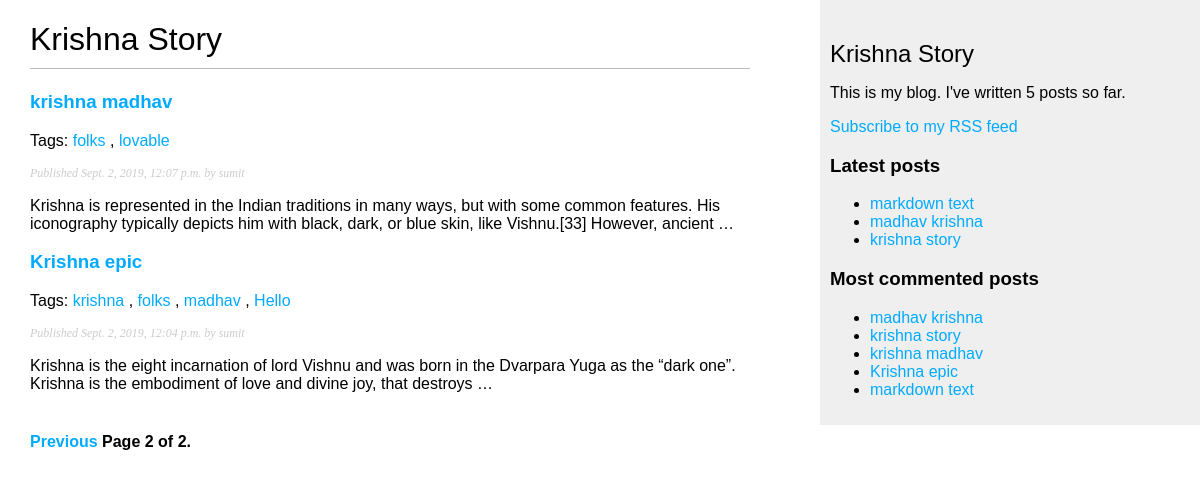
Screenshot of /blog/?page=2 with the database file from the repository.
### blog/models.py (models this page shows, shortened)
class Post(models.Model):
    STATUS_CHOICES = (
        ('draft', 'Draft'),
        ('published', 'Published'),
    )
    title = models.CharField(max_length=250)
    slug = models.SlugField(max_length=250,
                            unique_for_date='publish')
    author = models.ForeignKey(User,
                               on_delete=models.CASCADE,
                               related_name='blog_posts')
    body = models.TextField()
    publish = models.DateTimeField(default=timezone.now)
    created = models.DateTimeField(auto_now_add=True)
    updated = models.DateTimeField(auto_now=True)
    status = models.CharField(max_length=10,
                              choices=STATUS_CHOICES,
                              default='draft')
    objects = models.Manager() # The default manager.
    published = PublishedManager() # Our custom manager.
    tags = TaggableManager()
    class Meta:
        ordering=('-publish',)
    '''The convention in Django is to add a get_absolute_url() method to the model that returns the canonical URL of
	the	object.	For	this method,we will use the reverse() method that allows you to	build URLs by their	name and
	passing	optional parameters'''
    def get_absolute_url(self):
        return reverse('blog:post_detail',
                       args=[self.publish.year,
                             self.publish.month,
                             self.publish.day,
                             self.slug])

### blog/views.py (the view)
# urls.py: path('', views.post_list, name='post_list'),
def post_list(request,tag_slug=None):
    object_list= Post.published.all()
    tag=None
    if tag_slug:
        tag=get_object_or_404(Tag,slug=tag_slug)
        object_list=object_list.filter(tags__in=[tag])
    '''We instantiate the Paginator class with the number of objects
	we want to display on each page'''
    paginator = Paginator(object_list, 3) # 3 posts in each page
    """We get the page	GET	parameter that indicates the current
	page number."""
    page = request.GET.get('page')
    try:
        posts = paginator.page(page)
    except PageNotAnInteger:
        posts = paginator.page(1)
    except EmptyPage:
        posts = paginator.page(paginator.num_pages)
    return render(request,
                  'blog/post/list.html',
                  {'page': page,
                   'posts': posts,
                   'tag': tag})

### blog/models.py (called while the page is built)
    def get_queryset(self):
        return super(PublishedManager, self).get_queryset().filter(status='published')

### blog/templatetags/blog_tags.py (called while the page is built)
@register.simple_tag
def total_posts():
    return Post.published.count()

@register.inclusion_tag('blog/post/latest_posts.html')
def show_latest_posts(count=5):
    latest_posts = Post.published.order_by('-publish')[:count]
    return {'latest_posts': latest_posts}

@register.simple_tag
def get_most_commented_posts(count=5):
    return Post.published.annotate(
               total_comments=Count('comments')
           ).order_by('-total_comments')[:count]

@register.filter(name='markdown')
def markdown_format(text):
    return mark_safe(markdown.markdown(text))

### blog/templates/blog/post/list.html (shortened to what this page needs)
{% extends "blog/base.html" %}
 {% load blog_tags %}
{% block content %}
  <h1>Krishna Story</h1>
  {% for post in posts %}
    <h3>
      <a href="{{ post.get_absolute_url }}">
        {{ post.title }}
      </a>
    </h3>
	<p class="tags">
      Tags:
      {% for tag in post.tags.all %}
        <a href='{% url "blog:post_list_by_tag" tag.slug %}'>
          {{ tag.name }}
        </a>
        {% if not forloop.last %}, {% endif %}
      {% endfor %}
    </p>
    <p class="date">
      Published {{ post.publish }} by {{ post.author }}
    </p>
	{{ post.body|markdown|truncatewords_html:30 }}
  {% endfor %}
  {% include "pagination.html" with page=posts %}
{% endblock %}

### blog/templates/blog/base.html (shortened to what this page needs)
{% load blog_tags %}
{% load static %}
<!DOCTYPE html>
<html>
<head>
  <link href="{% static "css/blog.css" %}" rel="stylesheet">
</head>
<body>
  <div id="content">
    {% block content %}
    {% endblock %}
  </div>
  <div id="sidebar">
    <h2>Krishna Story</h2>
      <p>This is my blog. I've written {% total_posts %} posts so far.</p>
	  <p><a href='{% url "blog:post_feed" %}'>Subscribe to my RSS feed</a></p>
	   <h3>Latest posts</h3>
    {% show_latest_posts 3 %}
	 <h3>Most commented posts</h3>
    {% get_most_commented_posts as most_commented_posts %}
    <ul>
    {% for post in most_commented_posts %}
      <li>
        <a href="{{ post.get_absolute_url }}">{{ post.title }}</a>
      </li>
    {% endfor %}
  </div>
</body>
</html>

### blog/templates/blog/post/latest_posts.html
<ul>
{% for post in latest_posts %}
  <li>
    <a href="{{ post.get_absolute_url }}">{{ post.title }}</a>
  </li>
{% endfor %}
</ul>

### blog/static/css/blog.css (style rules this page uses)
body { margin:0; padding:0; font-family:helvetica, sans-serif; }
a { color:#00abff; text-decoration:none; }
h1 { font-weight:normal; border-bottom:1px solid #bbb; padding:0 0 10px 0; }
h2 { font-weight:normal; margin:30px 0 0; }
#content { float:left; width:60%; padding:0 0 0 30px; }
#sidebar { float:right; width:30%; padding:10px; background:#efefef; height:100%; }
p.date { color:#ccc; font-family: georgia, serif; font-size: 12px; font-style: italic; }

### rows the page displays
Post: title "krishna madhav", publish "Sept. 2, 2019, 12:07 p.m.", author "sumit", body "Krishna is represented in the Indian traditions in many ways, but with some common features. His iconography typically depicts him with black, dark, or blue skin, like Vishnu.[33] However, ancient …"
Tag: name "folks"
Tag: name "lovable"
Post: title "Krishna epic", publish "Sept. 2, 2019, 12:04 p.m.", author "sumit", body "Krishna is the eight incarnation of lord Vishnu and was born in the Dvarpara Yuga as the “dark one”. Krishna is the embodiment of love and divine joy, that destroys …"
Tag: name "krishna"
Tag: name "madhav"
Tag: name "Hello"
Post: title "markdown text"
Post: title "madhav krishna"
Post: title "krishna story"

### other values shown
{{ page.number }} "2"
{{ page.paginator.num_pages }} "2"
